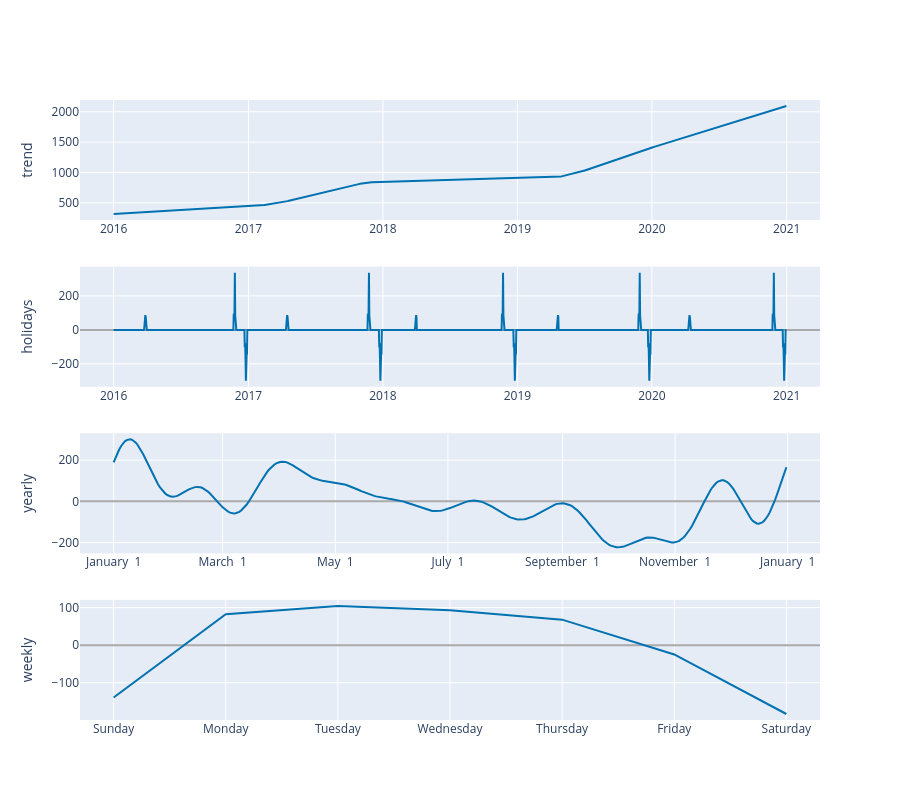

The notebook cell saved with this chart:
### Code cell
plot_components_plotly(m, forecast)

### Figure 1 — Plotly figure (JSON) as saved in the notebook; plotly's stock layout.template omitted (floating-point values rounded to 4 significant figures; data arrays with more than 128 entries replaced by an {"elided": "..."} marker saying what was removed)
{"data": [{"line": {"color": "#0072B2", "width": 2}, "mode": "lines", "name": "trend", "type": "scatter", "x": {"elided": "1827 str values"}, "xaxis": "x", "y": {"elided": "1827 float values"}, "yaxis": "y"}, {"line": {"color": "rgba(0, 114, 178, 0.2)", "width": 0}, "mode": "lines", "name": "trend_upper", "type": "scatter", "x": {"elided": "1827 str values"}, "xaxis": "x", "y": {"elided": "1827 float values"}, "yaxis": "y"}, {"fill": "tonexty", "fillcolor": "rgba(0, 114, 178, 0.2)", "line": {"color": "rgba(0, 114, 178, 0.2)", "width": 0}, "mode": "lines", "name": "trend_lower", "type": "scatter", "x": {"elided": "1827 str values"}, "xaxis": "x", "y": {"elided": "1827 float values"}, "yaxis": "y"}, {"line": {"color": "#0072B2", "width": 2}, "mode": "lines", "name": "holidays", "text": {"elided": "1827 str values"}, "type": "scatter", "x": {"elided": "1827 str values"}, "xaxis": "x2", "y": {"elided": "1827 float values"}, "yaxis": "y2"}, {"line": {"color": "#0072B2", "width": 2}, "mode": "lines", "name": "yearly", "type": "scatter", "x": {"elided": "365 str values"}, "xaxis": "x3", "y": {"elided": "365 float values"}, "yaxis": "y3"}, {"line": {"color": "#0072B2", "width": 2}, "mode": "lines", "name": "weekly", "type": "scatter", "x": ["2017-01-01T00:00:00", "2017-01-02T00:00:00", "2017-01-03T00:00:00", "2017-01-04T00:00:00", "2017-01-05T00:00:00", "2017-01-06T00:00:00", "2017-01-07T00:00:00"], "xaxis": "x4", "y": [-139.6, 82.28, 104.6, 93.01, 67.92, -24.84, -183.4], "yaxis": "y4"}], "layout": {"height": 800, "showlegend": false, "width": 900, "xaxis": {"anchor": "y", "domain": [0, 1], "range": ["2015-10-01T16:48:00", "2021-04-01T07:12:00"], "type": "date"}, "xaxis2": {"anchor": "y2", "domain": [0, 1], "range": ["2015-10-01T16:48:00", "2021-04-01T07:12:00"], "type": "date"}, "xaxis3": {"anchor": "y3", "domain": [0, 1], "range": ["2016-12-13T18:54:02.958904115", "2018-01-18T11:04:57.863013581"], "tickformat": "%B %e", "type": "date"}, "xaxis4": {"anchor": "y4", "domain": [0, 1], "range": ["2016-12-31T16:48:00", "2017-01-07T07:12:00"], "tickformat": "%A", "type": "date"}, "yaxis": {"anchor": "x", "domain": [0.8063, 1], "rangemode": "normal", "title": {"text": "trend"}, "zerolinecolor": "#AAA"}, "yaxis2": {"anchor": "x2", "domain": [0.5375, 0.7312], "rangemode": "tozero", "title": {"text": "holidays"}, "zerolinecolor": "#AAA"}, "yaxis3": {"anchor": "x3", "domain": [0.2687, 0.4625], "title": {"text": "yearly"}, "zerolinecolor": "#AAA"}, "yaxis4": {"anchor": "x4", "domain": [0, 0.1938], "title": {"text": "weekly"}, "zerolinecolor": "#AAA"}}}
